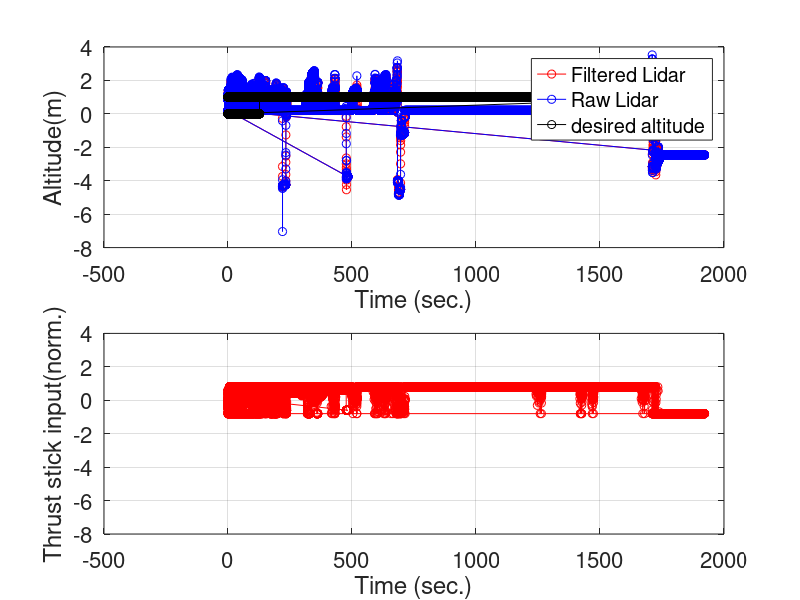
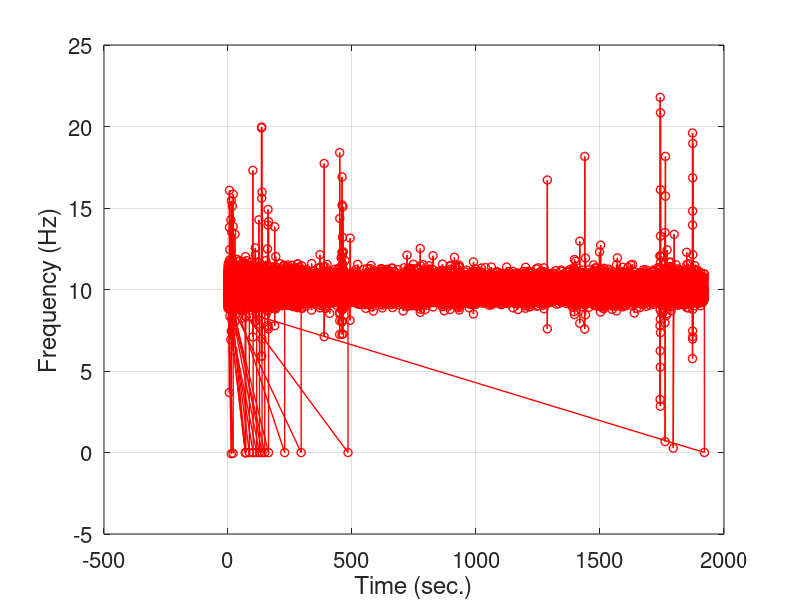
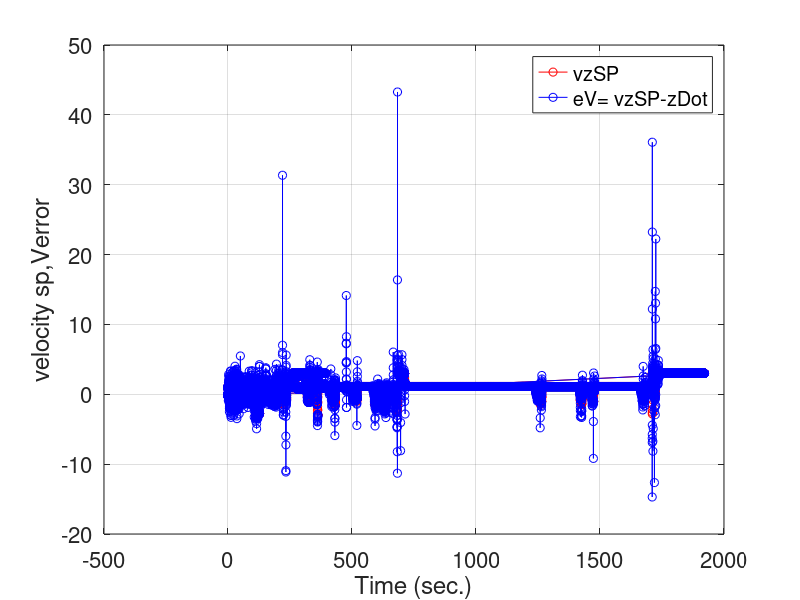
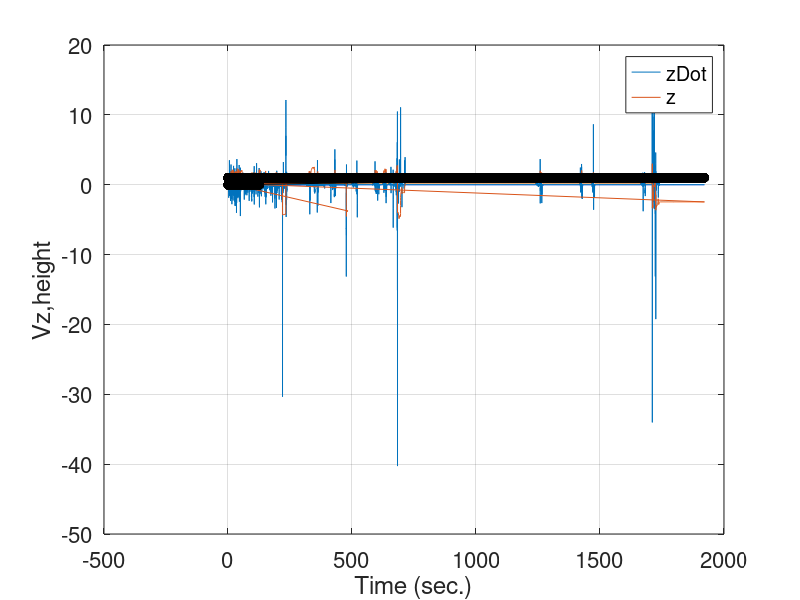

The MATLAB script that drew these images, in order:
clear all; close all; clc;
addpath('./results and plots');
kp = 0.41;
kd = 0.098;
ki = 0.02;
k = 1.4;
h_des = 1;
u_max = 1;
data = csvread('altitude_control_data.csv');
cputime = data(:,1)-data(1,1);
z_des = data(:,2);
z_cur = data(:,3);
z_cur_unfiltered = data(:,4);
z_dot = data(:,5);
z_d_dot = data(:,6);
u_actual = data(:,7);
v_z_sp = data(:,8);
v_z_error  = v_z_sp -z_dot; 
v_z_error_dot = -k*z_dot - z_d_dot;

figure(1);
a1= subplot(2,1,1);
plot(cputime, z_cur, 'ro-');
hold on
plot(cputime, z_cur_unfiltered,'bo-');
plot(cputime, z_des,'ko-')
xlabel('Time (sec.)')
ylabel('Altitude(m)')
legend('Filtered Lidar','Raw Lidar', 'desired altitude')
set(gca,'FontSize',16)
grid on

a2 =subplot(2,1,2)
plot(cputime,u_actual,'ro-');
xlabel('Time (sec.)')
ylabel('Thrust stick input(norm.)')
ylim=[-1 1];
set(gca,'FontSize',16)
grid on
linkaxes([a1,a2],'xy')

% plot(cputime, z_dot,'bo-');
% xlabel('Time (sec.)')
% ylabel('vertical velocity (m/s)')
% set(gca,'FontSize',16)
% grid on

% subplot(3,1,3)
% plot(cputime, z_d_dot,'bo-');
% xlabel('Time (sec.)')
% ylabel('vertical acc (m/s^2)')
% set(gca,'FontSize',16)
% grid on

figure(2);
plot(cputime(1:end-1),1./diff(cputime),'ro-','linewidth',1)
xlabel('Time (sec.)')
ylabel('Frequency (Hz)')
set(gca,'FontSize',16)
grid on


%figure(3);
% delu_postProcess = kp*h_error + kd*del_e_h+ki*e_int;
% delu_postProcess = max(-u_max,min(u_max,delu_postProcess));
% plot(cputime,delu_postProcess*129,'bo-','linewidth',2)
% plot(cputime,u_actual,'ro-');
% xlabel('Time (sec.)')
% ylabel('Throttle stick input (norm.)')
% set(gca,'FontSize',16)
% %hold on;
% % legend('delu postprocess','u actual');
% grid on

figure(4);
plot(cputime(1:end),v_z_sp,'ro-')
hold on;
plot(cputime(1:end),v_z_error,'bo-')
xlabel('Time (sec.)')
ylabel('velocity sp,Verror')
set(gca,'FontSize',16)
legend('vzSP','eV= vzSP-zDot');
grid on

figure(5);
plot(cputime,z_dot); hold on; 
plot(cputime,z_cur);
hold on; plot(cputime,z_des,'ko-');
xlabel('Time (sec.)');
ylabel('Vz,height');
set(gca,'FontSize',16);
legend('zDot','z');
grid on;


% figure(4);
% plot(u_stick_net(:,1).*129,'ro-','linewidth',2)
% xlabel('Time (sec.)')
% ylabel('u stick net(1)')
% set(gca,'FontSize',16)

figure(6);
plot(cputime, v_z_error_dot);
hold on;
plot(cputime, v_z_error);
hold on 
plot(cputime,u_actual,'ro-');
xlabel('Time (sec.)');
ylabel('e_vel,e_vel_dot,u(t)');
set(gca,'FontSize',16);
legend('evel_dot','e_vel','u(t)');
grid on;

figure(7);
plot(cputime,z_dot);
hold on; 
plot(cputime,z_cur);
hold on;
plot(cputime, v_z_error_dot);
hold on;
plot(cputime, v_z_error);
hold on 
plot(cputime,u_actual,'ro-');
xlabel('Time (sec.)');
ylabel('zDot,Zcurr,e_vel,e_vel_dot,u(t)');
set(gca,'FontSize',16);
legend('zDot,Z_cur,evel_dot','e_vel','u(t)');
grid on;
